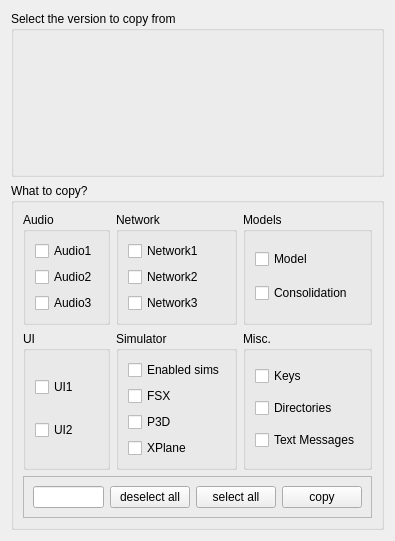
<?xml version="1.0" encoding="UTF-8"?>
<ui version="4.0">
 <class>CCopySettingsAndCachesComponent</class>
 <widget class="QFrame" name="CCopySettingsAndCachesComponent">
  <property name="geometry">
   <rect>
    <x>0</x>
    <y>0</y>
    <width>379</width>
    <height>472</height>
   </rect>
  </property>
  <property name="windowTitle">
   <string>Frame</string>
  </property>
  <layout class="QVBoxLayout" name="vl_CopySettingsAndCache" stretch="0,0">
   <item>
    <widget class="QGroupBox" name="gb_OtherSwiftVersions">
     <property name="title">
      <string>Select the version to copy from</string>
     </property>
     <layout class="QVBoxLayout" name="vl_OtherSwiftVersions">
      <item>
       <widget class="swift::gui::components::COtherSwiftVersionsComponent" name="comp_OtherSwiftVersions">
        <property name="minimumSize">
         <size>
          <width>0</width>
          <height>125</height>
         </size>
        </property>
       </widget>
      </item>
     </layout>
    </widget>
   </item>
   <item>
    <widget class="QGroupBox" name="gb_WhatToCopy">
     <property name="title">
      <string>What to copy?</string>
     </property>
     <layout class="QGridLayout" name="gl_WhatToCopy">
      <item row="0" column="2">
       <widget class="QGroupBox" name="gb_Model">
        <property name="title">
         <string>Models</string>
        </property>
        <layout class="QVBoxLayout" name="vl_Models">
         <item>
          <widget class="QCheckBox" name="cb_SettingsModel">
           <property name="text">
            <string>Model</string>
           </property>
          </widget>
         </item>
         <item>
          <widget class="QCheckBox" name="cb_SettingsConsolidation">
           <property name="text">
            <string>Consolidation</string>
           </property>
          </widget>
         </item>
        </layout>
       </widget>
      </item>
      <item row="0" column="0">
       <widget class="QGroupBox" name="gb_Audio">
        <property name="title">
         <string>Audio</string>
        </property>
        <layout class="QVBoxLayout" name="vl_Audio">
         <item>
          <widget class="QCheckBox" name="cb_SettingsAudio">
           <property name="text">
            <string>Audio1</string>
           </property>
          </widget>
         </item>
         <item>
          <widget class="QCheckBox" name="cb_SettingsAudioInputDevice">
           <property name="text">
            <string>Audio2</string>
           </property>
          </widget>
         </item>
         <item>
          <widget class="QCheckBox" name="cb_SettingsAudioOutputDevice">
           <property name="text">
            <string>Audio3</string>
           </property>
          </widget>
         </item>
        </layout>
       </widget>
      </item>
      <item row="2" column="0" colspan="3">
       <widget class="QFrame" name="fr_Buttons">
        <property name="frameShape">
         <enum>QFrame::StyledPanel</enum>
        </property>
        <property name="frameShadow">
         <enum>QFrame::Raised</enum>
        </property>
        <layout class="QHBoxLayout" name="horizontalLayout">
         <item>
          <widget class="QLineEdit" name="le_Status">
           <property name="readOnly">
            <bool>true</bool>
           </property>
          </widget>
         </item>
         <item>
          <widget class="QPushButton" name="pb_DeselectAll">
           <property name="text">
            <string>deselect all</string>
           </property>
          </widget>
         </item>
         <item>
          <widget class="QPushButton" name="pb_SelectAll">
           <property name="text">
            <string>select all</string>
           </property>
          </widget>
         </item>
         <item>
          <widget class="QPushButton" name="pb_Copy">
           <property name="text">
            <string>copy</string>
           </property>
          </widget>
         </item>
        </layout>
       </widget>
      </item>
      <item row="1" column="1">
       <widget class="QFrame" name="fr_Middle">
        <layout class="QVBoxLayout" name="vl_Middle">
         <property name="leftMargin">
          <number>0</number>
         </property>
         <property name="topMargin">
          <number>0</number>
         </property>
         <property name="rightMargin">
          <number>0</number>
         </property>
         <property name="bottomMargin">
          <number>0</number>
         </property>
         <item>
          <widget class="QGroupBox" name="gb_Simulator">
           <property name="title">
            <string>Simulator</string>
           </property>
           <layout class="QVBoxLayout" name="vl_Simulator">
            <item>
             <widget class="QCheckBox" name="cb_SettingsEnabledSimulators">
              <property name="text">
               <string>Enabled sims</string>
              </property>
             </widget>
            </item>
            <item>
             <widget class="QCheckBox" name="cb_SettingsSimulatorFSX">
              <property name="text">
               <string>FSX</string>
              </property>
             </widget>
            </item>
            <item>
             <widget class="QCheckBox" name="cb_SettingsSimulatorP3D">
              <property name="text">
               <string>P3D</string>
              </property>
             </widget>
            </item>
            <item>
             <widget class="QCheckBox" name="cb_SettingsSimulatorXPlane">
              <property name="text">
               <string>XPlane</string>
              </property>
             </widget>
            </item>
           </layout>
          </widget>
         </item>
        </layout>
       </widget>
      </item>
      <item row="1" column="2">
       <widget class="QFrame" name="fr_Right">
        <layout class="QVBoxLayout" name="vl_Right">
         <property name="leftMargin">
          <number>0</number>
         </property>
         <property name="topMargin">
          <number>0</number>
         </property>
         <property name="rightMargin">
          <number>0</number>
         </property>
         <property name="bottomMargin">
          <number>0</number>
         </property>
         <item>
          <widget class="QGroupBox" name="gb_Misc">
           <property name="title">
            <string>Misc.</string>
           </property>
           <layout class="QVBoxLayout" name="vl_Misc">
            <item>
             <widget class="QCheckBox" name="cb_SettingsActionHotkeys">
              <property name="text">
               <string>Keys</string>
              </property>
             </widget>
            </item>
            <item>
             <widget class="QCheckBox" name="cb_SettingsDirectories">
              <property name="text">
               <string>Directories</string>
              </property>
             </widget>
            </item>
            <item>
             <widget class="QCheckBox" name="cb_SettingsTextMessages">
              <property name="text">
               <string>Text Messages</string>
              </property>
             </widget>
            </item>
           </layout>
          </widget>
         </item>
        </layout>
       </widget>
      </item>
      <item row="0" column="1">
       <widget class="QGroupBox" name="gb_Network">
        <property name="title">
         <string>Network</string>
        </property>
        <layout class="QVBoxLayout" name="vl_Network">
         <item>
          <widget class="QCheckBox" name="cb_SettingsNetworkTrafficServers">
           <property name="text">
            <string>Network1</string>
           </property>
          </widget>
         </item>
         <item>
          <widget class="QCheckBox" name="cb_CacheLastNetworkServer">
           <property name="text">
            <string>Network2</string>
           </property>
          </widget>
         </item>
         <item>
          <widget class="QCheckBox" name="cb_CacheLastVatsimServer">
           <property name="text">
            <string>Network3</string>
           </property>
          </widget>
         </item>
        </layout>
       </widget>
      </item>
      <item row="1" column="0">
       <widget class="QFrame" name="fr_Left">
        <layout class="QVBoxLayout" name="vl_left">
         <property name="leftMargin">
          <number>0</number>
         </property>
         <property name="topMargin">
          <number>0</number>
         </property>
         <property name="rightMargin">
          <number>0</number>
         </property>
         <property name="bottomMargin">
          <number>0</number>
         </property>
         <item>
          <widget class="QGroupBox" name="gb_Ui">
           <property name="title">
            <string>UI</string>
           </property>
           <layout class="QVBoxLayout" name="verticalLayout_4">
            <item>
             <widget class="QCheckBox" name="cb_SettingsGuiGeneral">
              <property name="text">
               <string>UI1</string>
              </property>
             </widget>
            </item>
            <item>
             <widget class="QCheckBox" name="cb_SettingsDockWidget">
              <property name="text">
               <string>UI2</string>
              </property>
             </widget>
            </item>
           </layout>
          </widget>
         </item>
        </layout>
       </widget>
      </item>
     </layout>
    </widget>
   </item>
  </layout>
 </widget>
 <customwidgets>
  <customwidget>
   <class>swift::gui::components::COtherSwiftVersionsComponent</class>
   <extends>QFrame</extends>
   <header>gui/components/otherswiftversionscomponent.h</header>
   <container>1</container>
  </customwidget>
 </customwidgets>
 <tabstops>
  <tabstop>cb_SettingsAudio</tabstop>
  <tabstop>cb_SettingsAudioOutputDevice</tabstop>
  <tabstop>cb_SettingsAudioInputDevice</tabstop>
  <tabstop>cb_SettingsGuiGeneral</tabstop>
  <tabstop>cb_SettingsDockWidget</tabstop>
  <tabstop>cb_SettingsViewUpdate</tabstop>
  <tabstop>cb_SettingsNetworkTrafficServers</tabstop>
  <tabstop>cb_CacheLastNetworkServer</tabstop>
  <tabstop>cb_CacheLastVatsimServer</tabstop>
  <tabstop>cb_SettingsEnabledSimulators</tabstop>
  <tabstop>cb_SettingsSimulatorP3D</tabstop>
  <tabstop>cb_SettingsSimulatorFSX</tabstop>
  <tabstop>cb_SettingsSimulatorXPlane</tabstop>
  <tabstop>cb_SettingsModel</tabstop>
  <tabstop>cb_SettingsConsolidation</tabstop>
  <tabstop>cb_SettingsActionHotkeys</tabstop>
  <tabstop>cb_SettingsDirectories</tabstop>
  <tabstop>cb_SettingsTextMessages</tabstop>
  <tabstop>le_Status</tabstop>
  <tabstop>pb_DeselectAll</tabstop>
  <tabstop>pb_SelectAll</tabstop>
  <tabstop>pb_Copy</tabstop>
 </tabstops>
 <resources/>
 <connections/>
</ui>
